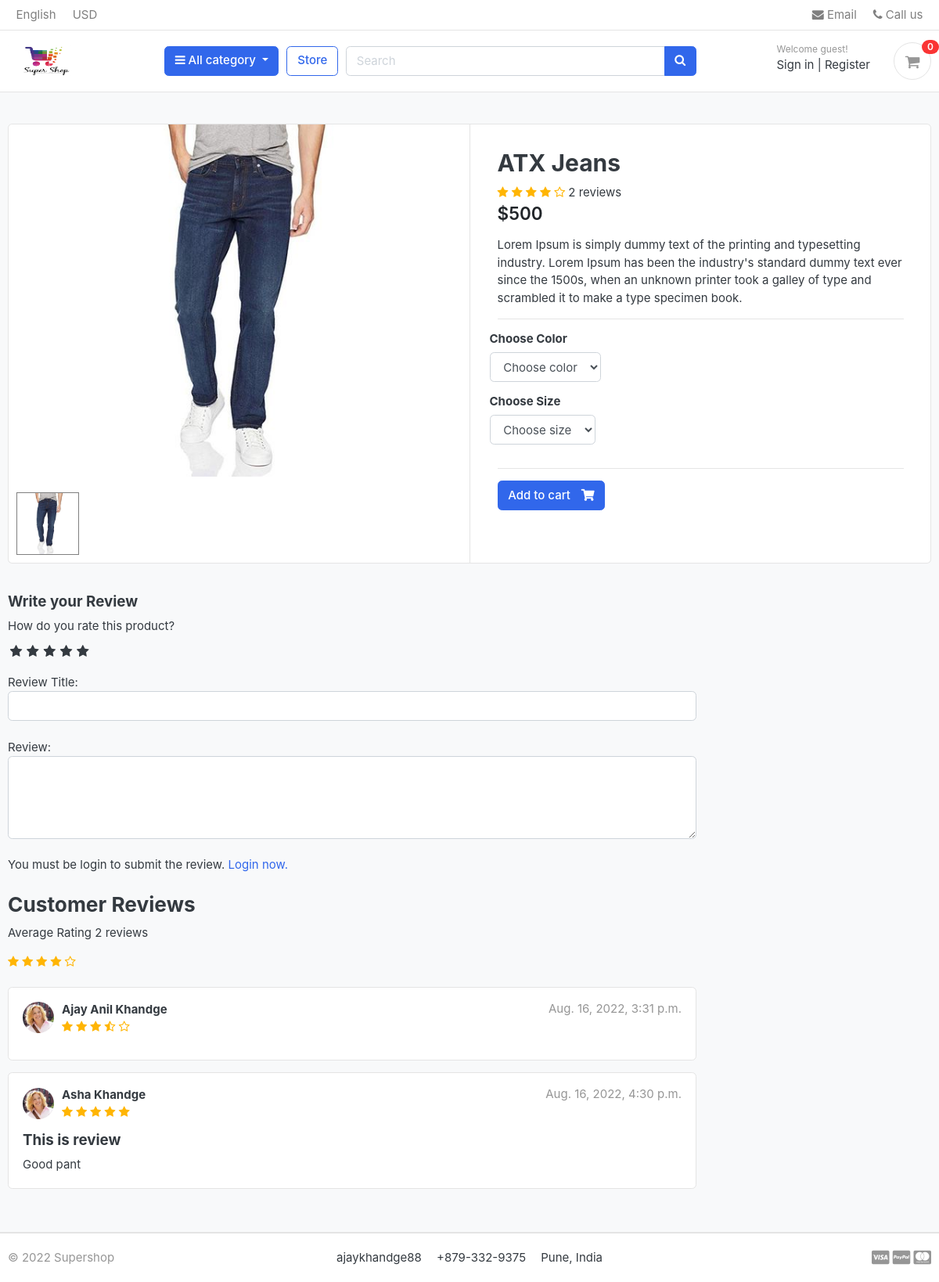
/store/category/jeans/atx-jeans/, run on the app's committed database.
### store/models.py (models this page shows, shortened)
class Product(models.Model):
    product_name = models.CharField(max_length=200,unique=True)
    slug = models.SlugField(max_length=200,unique=True)
    description = models.TextField(max_length=500,blank=True)
    price = models.IntegerField()
    image = models.ImageField(upload_to='photos/products')
    stock = models.IntegerField()
    is_available = models.BooleanField(default=True)
    category = models.ForeignKey(Category,on_delete=models.CASCADE)  #when category is deleted all prods under category will be deleted
    created_date = models.DateTimeField(auto_now_add=True)
    modified_date = models.DateTimeField(auto_now=True)
    def average_rating(self):
        reviews = ReviewRating.objects.filter(product=self,status=True).aggregate(average=Avg('rating'))
        avg = 0
        if reviews['average'] is not None:
            avg = float(reviews['average'])
        return avg
    def count_reviews(self):
        reviews = ReviewRating.objects.filter(product=self,status=True).aggregate(count=Count('id'))
        count = 0
        if reviews['count'] is not None:
            count = int(reviews['count'])
        return count

class ReviewRating(models.Model):
    product = models.ForeignKey(Product,on_delete=models.CASCADE)
    user = models.ForeignKey(Account,on_delete=models.CASCADE)
    subject = models.CharField(max_length=100,blank=True)
    review = models.TextField(max_length = 500, blank=True)
    rating = models.FloatField()
    ip = models.CharField(max_length=20,blank=True)
    status = models.BooleanField(default=True)
    created_at = models.DateTimeField(auto_now_add=True)
    updated_at = models.DateTimeField(auto_now_add=True)

### accounts/models.py (models this page shows, shortened)
class Account(AbstractBaseUser):
    first_name = models.CharField(max_length=50)
    last_name = models.CharField(max_length=50)
    username = models.CharField(max_length=50,unique=True)
    email = models.EmailField(max_length=100, unique=True)
    phone_number = models.CharField(max_length=50)
    date_joined = models.DateTimeField(auto_now_add=True)
    last_login = models.DateTimeField(auto_now_add=True)
    is_admin = models.BooleanField(default=False)
    is_staff = models.BooleanField(default=False)
    is_active = models.BooleanField(default=False)
    is_superadmin = models.BooleanField(default=False)
    USERNAME_FIELD = 'email'
    REQUIRED_FIELDS = ['username','first_name','last_name']
    objects = MyAccountManager()
    def get_full_user_name(self):
        return f'{self.first_name} {self.last_name}'

### store/views.py (the view)
# urls.py: path('category/<slug:category_slug>/<slug:product_slug>/',views.product_detail,name='product_detail'),
def product_detail(request,category_slug,product_slug):
    try:
        product = Product.objects.get(category__slug = category_slug, slug = product_slug)
        product_in_cart = CartItem.objects.filter(cart__cart_id = _cart_id(request),product = product).exists()
    except Exception as e:
        raise e
    if request.user.is_authenticated:
        try:
            orderproduct = OrderProduct.objects.filter(user = request.user,product__id = product.id).exists()
        except OrderProduct.DoesNotExist:
            orderproduct = None
    else:
        orderproduct = None
    reviews = ReviewRating.objects.filter(product__id = product.id,status=True)
    product_gallery = ProductGallery.objects.filter(product_id=product.id)
    context = {
        'reviews':reviews,
        'orderproduct' :orderproduct,
        'product': product,
        'product_in_cart': product_in_cart,
        'product_gallery':product_gallery,
    }
    return render(request,'store/product_detail.html',context)

### carts/context_processors.py (called while the page is built)
def cart_counter(request):
    if 'admin' in request.path:
        return {}
    else:
        cart_count = 0
        try:
            cart = Cart.objects.filter(cart_id = _cart_id(request))
            if request.user.is_authenticated:
                cart_items = CartItem.objects.all().filter(user = request.user)
            else:
                cart_items = CartItem.objects.all().filter(cart = cart[:1])
            for cart_item in cart_items:
                cart_count+=cart_item.quantity
        except Cart.DoesNotExist:
            cart_count = 0
    return dict(cart_count = cart_count)

### carts/views.py (called while the page is built)
def _cart_id(request):
    cart = request.session.session_key
    if not cart:
        cart = request.session.create()
    return cart

### category/context_processors.py (called while the page is built)
def menu_links(request):
    categories = Category.objects.all()
    return dict(links = categories)

### category/models.py (called while the page is built)
    def get_url(self):
        return reverse('products_by_category',args = [self.slug])

### store/models.py (called while the page is built)
    def colors(self):
        return super(VariationManager,self).filter(variation_category = 'color',is_active=True)

    def sizes(self):
        return super(VariationManager,self).filter(variation_category = 'size',is_active=True)

### templates/store/product_detail.html (shortened to what this page needs)
{% extends 'base.html' %}
{% load static %}
{% block content %}
<section class="section-content padding-y bg">
    <div class="container">
    <div class="card">
        <div class="row no-gutters">
            <aside class="col-md-6">
    <article class="gallery-wrap">
        <div class="img-big-wrap mainImage">
         <center><img src="{{product.image.url}}"></center>
        </div>
    </article>
    <ul class="thumb">
        <li>
            <a href="{{product.image.url}}" target="mainImage"><img src="{{product.image.url}}" alt="Product Image"></a>
        </li>
    </ul>
            </aside>
            <main class="col-md-6 border-left">
    <form action="{% url 'add_cart' product.id %}" method="POST">
      <article class="content-body">
      <h2 class="title">{{product.product_name }}</h2>
      <div class="rating-star">
        <span>
            <i class="fa fa-star{% if product.average_rating < 0.5 %}-o{%elif product.average_rating >= 0.5 and product.average_rating < 1 %}-half-o {% endif %}" aria-hidden="true"></i>
            <i class="fa fa-star{% if product.average_rating < 1.5 %}-o{%elif product.average_rating >= 1.5 and product.average_rating < 2  %}-half-o {% endif %}" aria-hidden="true"></i>
            <i class="fa fa-star{% if product.average_rating < 2.5 %}-o{%elif product.average_rating >= 2.5 and product.average_rating < 3  %}-half-o {% endif %}" aria-hidden="true"></i>
            <i class="fa fa-star{% if product.average_rating < 3.5 %}-o{%elif product.average_rating >= 3.5 and product.average_rating < 4  %}-half-o {% endif %}" aria-hidden="true"></i>
            <i class="fa fa-star{% if product.average_rating < 4.5 %}-o{%elif product.average_rating >= 4.5 and product.average_rating < 5  %}-half-o {% endif %}" aria-hidden="true"></i>
            <span>{{product.count_reviews}} reviews</span>
        </span>
        </div>
      <div class="mb-3">
          <var class="price h4">${{product.price}}</var>
      </div>
      <p>{{product.description}}</p>
      <hr>
          <div class="row">
              <div class="item-option-select">
                  <h6>Choose Color</h6>
                   <select name="color" class="form-control" required>
                       <option name="" disabled selected>Choose color</option>
                   </select>
              </div>
          </div>
          <div class="row">
            <div class="item-option-select">
              <h6>Choose Size</h6>
               <select name="size" class="form-control">
                <option name="" disabled selected>Choose size</option>
               </select>
          </div>
          </div>
          <hr>
          {% if product.stock <= 0 %}
          <h5> Out of Stock</h5>
          {%else %}
            <button  type="submit" class="btn btn-primary"> <span class="text">Add to cart</span> <i class="fas fa-shopping-cart"></i>  </a>
          {% endif %}
      </article>
  </form>
            </main>
        </div>
    </div>
    <br>
    <div class="row">
                <div class="col-md-9">
        <header class="section-heading">
        <form action="{% url 'submit_review' product.id %}" method="POST">
            <h5>Write your Review</h5>
            <div>
                <label> How do you rate this product?</label>
                <br>
                <div class="rate">
                    <input type="radio"  name="rating" id="rating10" value="5" required /><label for="rating10" title="5"></label>
                    <input type="radio" name="rating"   id="rating8" value="4" required /><label for="rating8" title="4"></label>
                    <input type="radio" name="rating"  id="rating6" value="3" required /><label for="rating6" title="3"></label>
                    <input type="radio" name="rating" id="rating4" value="2" required /><label for="rating4" title="2"></label>
                    <input type="radio" name="rating"  id="rating2" value="1" required /><label for="rating2" title="1"></label>
                </div>
                <br>
                Review Title:
                <input type="text" class="form-control" name ="subject">
                <br>
                Review:
                <textarea class="form-control" name = "review" rows="4" cols="6"></textarea>
                <br>
                {% if user.is_authenticated %}
                    {% if orderproduct %}
                        <input type="submit" value="Submit Review" class="btn btn-primary">
                    {% else %}
                    <p>You must purchase this product to post the review.</p>
                    {% endif %}
                {% else %}
                <p>You must be login to submit the review.<span><a href="{% url 'login' %}"> Login now.</a></span></p>
                {% endif %}
            </div>
        </form>
        <br>
        <h3>Customer Reviews </h3>
        <p>Average Rating {{product.count_reviews}} reviews</p>
        <div class="rating-star">
        <span>
            <i class="fa fa-star{% if product.average_rating < 0.5 %}-o{%elif product.average_rating >= 0.5 and product.average_rating < 1 %}-half-o {% endif %}" aria-hidden="true"></i>
            <i class="fa fa-star{% if product.average_rating < 1.5 %}-o{%elif product.average_rating >= 1.5 and product.average_rating < 2  %}-half-o {% endif %}" aria-hidden="true"></i>
            <i class="fa fa-star{% if product.average_rating < 2.5 %}-o{%elif product.average_rating >= 2.5 and product.average_rating < 3  %}-half-o {% endif %}" aria-hidden="true"></i>
            <i class="fa fa-star{% if product.average_rating < 3.5 %}-o{%elif product.average_rating >= 3.5 and product.average_rating < 4  %}-half-o {% endif %}" aria-hidden="true"></i>
            <i class="fa fa-star{% if product.average_rating < 4.5 %}-o{%elif product.average_rating >= 4.5 and product.average_rating < 5  %}-half-o {% endif %}" aria-hidden="true"></i>
        </span>
        </div>
    </header>
    {% for review in reviews %}
        <article class="box mb-3">
            <div class="icontext w-100">
                <img src="{% static './images/avatars/avatar1.jpg' %}" class="img-xs icon rounded-circle">
                <div class="text">
                    <span class="date text-muted float-md-right">{{review.updated_at}} </span>
                    <h6 class="mb-1">{{review.user.get_full_user_name}}</h6>
                    <div class="rating-star">
                        <span>
                            <i class="fa fa-star{% if review.rating == 0.5 %}-half-o{%elif review.rating < 1 %}-o {% endif %}" aria-hidden="true"></i>
                            <i class="fa fa-star{% if review.rating == 1.5 %}-half-o{%elif review.rating < 2 %}-o {% endif %}" aria-hidden="true"></i>
                            <i class="fa fa-star{% if review.rating == 2.5 %}-half-o{%elif review.rating < 3 %}-o {% endif %}" aria-hidden="true"></i>
                            <i class="fa fa-star{% if review.rating == 3.5 %}-half-o{%elif review.rating < 4 %}-o {% endif %}" aria-hidden="true"></i>
                            <i class="fa fa-star{% if review.rating == 4.5 %}-half-o{%elif review.rating < 5 %}-o {% endif %}" aria-hidden="true"></i>
                        </span>
                    </div>
                </div>
            </div>
            <div class="mt-3">
                <h5>{{review.subject}}</h5>
                <p>
                    {{review.review}}
                </p>
            </div>
        </article>
    {% endfor %}
        </div>
    </div>
    </div>
    </section>
{% endblock %}

### static/css/ui.css (style rules this page uses)
html { font-family: "Inter", sans-serif; font-size: 15px; }
.content-body { flex: 1 1 auto; padding: 2rem 2.3rem; }
.img-xs, .img-sm, .img-md, .img-lg { -o-object-fit: cover; object-fit: cover; flex-shrink: 0; flex-grow: 0; }
.img-xs { width: 40px; height: 40px; }
.padding-y { padding-top: 40px; padding-bottom: 40px; }
var { font-style: normal; }
article:after, .form-group:after { display: block; clear: both; content: ""; }
.bg { background-color: #f8f9fa; }
.section-heading { margin-bottom: 20px; margin-top: 15px; }
p:last-child { margin-bottom: 0; }
.btn .text + i { margin-left: 10px; }
.icontext { display: inline-flex; align-items: center; vertical-align: middle; }
.icontext .text { width: 100%; line-height: 1.2; }
.icontext .icon { position: relative; margin-right: 10px; flex-shrink: 0; flex-grow: 0; }
.price { font-weight: 600; color: #212529; }
.box { padding: 18px; background: #fff; border-radius: 0.37rem; border: 1px solid #e4e4e4; }
.box img { max-width: 100%; }
.gallery-wrap .img-big-wrap { margin-bottom: 10px; border-radius: 0.37rem; overflow: hidden; background-color: #fff; }
.gallery-wrap .img-big-wrap img { height: 450px; width: auto; display: inline-block; }
.item-option-select { margin-bottom: 1rem; display: inline-block; margin-right: 15px; }

### static/css/custom.css (style rules this page uses)
.rate { display: inline-block; border: 0; }
.rate > label { float: right; }
.rate > label:before { display: inline-block; font-size: 1.1rem; font-family: FontAwesome; content: "\f005"; margin: 0; padding: 0.3rem .2rem; cursor: pointer; }
.rating-star i { color: #ffb503 !important; }
ul.thumb { margin: 0 auto; padding: 0; float: left; }
ul.thumb li { list-style: none; margin: 10px; }
ul.thumb li img { width: 80px; height: 80px; border: 1px solid grey; }

### data on the page
Product: image (picture), product_name "ATX Jeans", count_reviews "2", price "500", description "Lorem Ipsum is simply dummy text of the printing and typesetting industry. Lorem Ipsum has been the industry's standard dummy text ever since the 1500s, when an unknown printer took a galley of type and scrambled it to make a type specimen book."
ReviewRating: updated_at "Aug. 16, 2022, 3:31 p.m.", user.get_full_user_name "Ajay Anil Khandge", rating 3.5 (drawn)
ReviewRating: updated_at "Aug. 16, 2022, 4:30 p.m.", user.get_full_user_name "Asha Khandge", rating 5 (drawn), subject "This is review", review "Good pant"

### other printed values
{{ cart_count }} "0"
